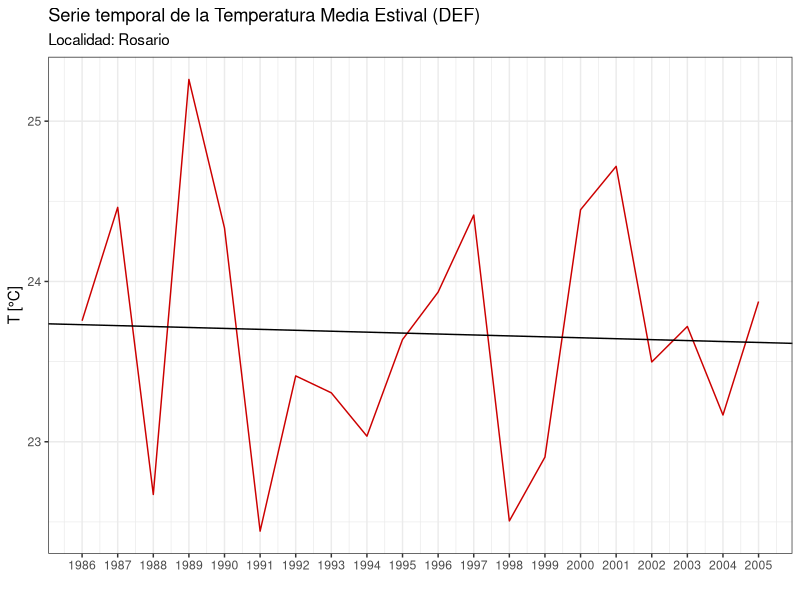

Here is the R script that generated this plot:
library(tidyverse)
setwd("~/obser-hub/Clima_II/tpfinal/")

serie<- read_csv("./temperatura_media_diaria_rosario_1985-2005.csv")

serie <- serie %>% mutate("Dia"=day(ymd(date)),
                          "Mes"=month(ymd(date)),
                          "Anio"=year(ymd(date)),
                          "Anio_Est"=ifelse(Mes==12,Anio+1,Anio))

which(is.na(serie$date)) # 
which(is.na(serie$temp)) # MI SERIE NO TIENE NAs.

# Necesito filtrar por los meses de DEF (verano austral).
# Como no tengo un verano completo en 1985 porque me falta Diciembre, ni
# en 2005 porque me falta Enero y Febrero, me quedo con los datos comprendidos
# entre Diciembre 1985 y Febrero 2005. (Verano 1986-2005)

serie_est1 <- serie %>% filter(Mes %in% c(12,1,2), Anio_Est %in% 1986:2005)
serie_est <- serie %>% filter(Mes %in% c(12,1,2), Anio_Est %in% 1986:2005) %>%
  group_by(Anio_Est) %>%
  summarise("Media"=mean(temp))

plot<- serie_est %>% ggplot(aes(x=Anio_Est,y=Media))+
  geom_line(color="#cc0000")+
  scale_x_continuous(breaks = seq(1986,2005, by=1))+
  labs(title = "Serie temporal de la Temperatura Media Estival (DEF)",
       subtitle = "Localidad: Rosario",
       x = "",
       y= "T [°C]")+
  theme_bw()

#---ANALISIS DE QUIEBRE Y TENDENCIAS----------

# Busco una tendencia con un modelo de regresión lineal.

modelo <- lm(Media ~ Anio_Est, data = serie_est)
ordenada <- modelo$coefficients[1]
pendiente <- modelo$coefficients[2]

plot + geom_abline(slope = pendiente,intercept = ordenada)
